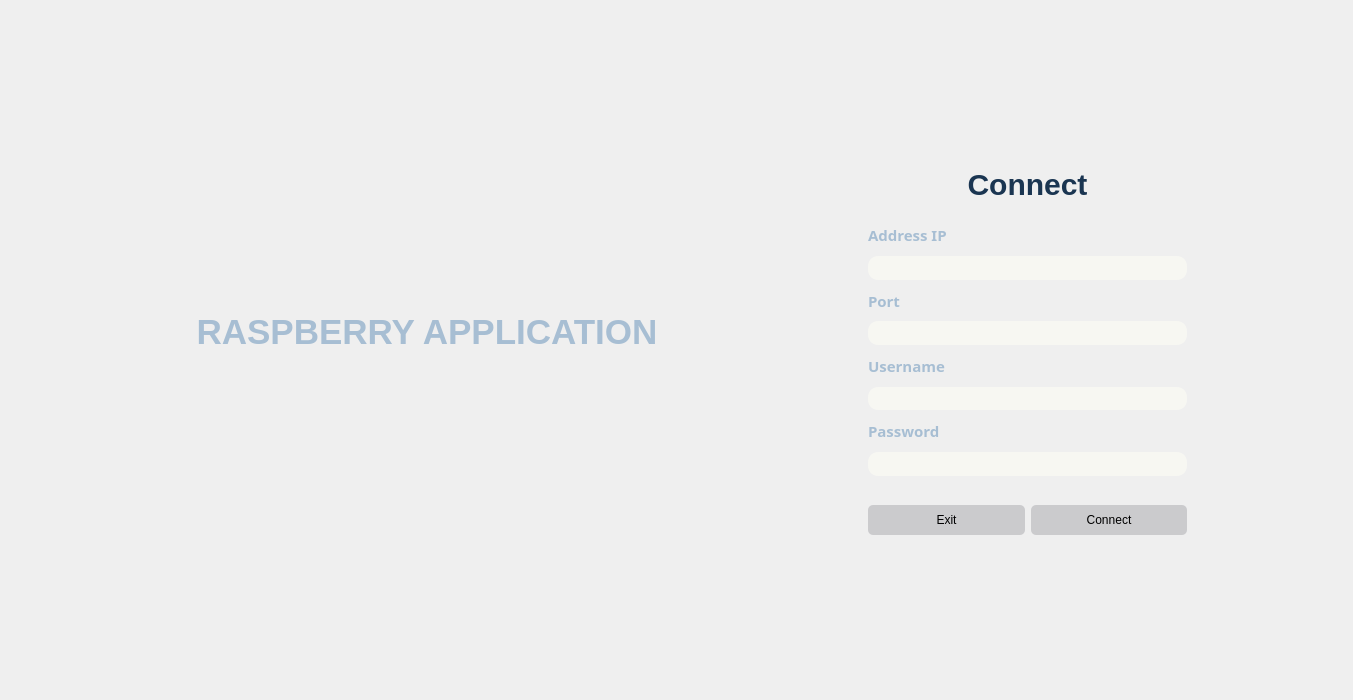
<?xml version="1.0" encoding="UTF-8"?>
<ui version="4.0">
 <class>Form</class>
 <widget class="QWidget" name="Form">
  <property name="geometry">
   <rect>
    <x>0</x>
    <y>0</y>
    <width>1353</width>
    <height>700</height>
   </rect>
  </property>
  <property name="windowTitle">
   <string>Form</string>
  </property>
  <property name="styleSheet">
   <string notr="true">/*Set style for app title widget*/
#titleWidget{
	background-image: url(:/Img/img/final1.jpg);
	border-bottom-left-radius: 20px;
	border-top-left-radius: 20px;
}

#titleWidget QLabel{
	color: #A7BED3;
	font-family: &quot;Stencil&quot;
}

#titleLabel1{
	font-size: 35px;
	font-weight: bold;
}

/*Set style for function widget*/
#funcWidget {
	background-image: url(:/Img/img/123.jpg);
	border-top-right-radius: 20px;
	border-bottom-right-radius: 20px;
	border-top: 2px soild #343434;
	border-right: 2px soild #343434;
	border-bottom: 2px soild #343434;
}

/*Set style for login label and register label in function widget*/
#LoginLabel, #RegisLabel{
	color: #A7BED3;
	font-size: 30px;
}

/*Set style for all the QLabel in function widget*/
#funcWidget QLabel{
	color: #A7BED3;
	font-family: &quot;Stencil&quot;;
	font-size: 15px;
	font-weight: bold;
}

/*Set style for all the buttons in function widget*/
#funcWidget QLineEdit{
	border: 1px soild #E4E6C3;
	padding: 5px 10px;
	background-color: #F7F7F2 ;
	font-size:15px;
	border-radius: 10px
}

#funcWidget QLineEdit:focus{
	border-color: #F7F7F2
}

/*Set style for all the buttons in function widget*/
#funcWidget QPushButton{
	border-radius: 5px;
	background-color:#CBCBCD
}

#funcWidget QPushButton:pressed{
	padding-left: 10px;
}

/*Set style for long and creat device button in function widget */
#LoginButton:hover, #LoginButton:pressed, #AddButton:hover, #AddButton:pressed{
	background-color: #00A8B8;
}
#CreateButton:hover, #CreateButton:pressed{
	background-color: #00CC9C;
}
#ExitButton:hover, #ExitButton:pressed{
	background-color: #FF7733;
}
#BackButton:hover, #BackButton:pressed{
	background-color: #00B4F5;
}</string>
  </property>
  <layout class="QGridLayout" name="gridLayout">
   <property name="leftMargin">
    <number>0</number>
   </property>
   <property name="topMargin">
    <number>0</number>
   </property>
   <property name="rightMargin">
    <number>0</number>
   </property>
   <property name="spacing">
    <number>0</number>
   </property>
   <item row="0" column="2" rowspan="2">
    <widget class="QStackedWidget" name="funcWidget">
     <property name="minimumSize">
      <size>
       <width>500</width>
       <height>500</height>
      </size>
     </property>
     <property name="maximumSize">
      <size>
       <width>500</width>
       <height>500</height>
      </size>
     </property>
     <property name="currentIndex">
      <number>0</number>
     </property>
     <widget class="QWidget" name="page_2">
      <layout class="QGridLayout" name="gridLayout_2">
       <item row="0" column="1">
        <spacer name="verticalSpacer_6">
         <property name="orientation">
          <enum>Qt::Vertical</enum>
         </property>
         <property name="sizeHint" stdset="0">
          <size>
           <width>20</width>
           <height>57</height>
          </size>
         </property>
        </spacer>
       </item>
       <item row="2" column="1">
        <layout class="QVBoxLayout" name="verticalLayout_3">
         <item>
          <widget class="QLabel" name="NameLabel1">
           <property name="minimumSize">
            <size>
             <width>317</width>
             <height>30</height>
            </size>
           </property>
           <property name="font">
            <font>
             <family>Stencil</family>
             <pointsize>-1</pointsize>
             <bold>true</bold>
            </font>
           </property>
           <property name="text">
            <string>Address IP</string>
           </property>
          </widget>
         </item>
         <item>
          <widget class="QLineEdit" name="NameDevice1">
           <property name="minimumSize">
            <size>
             <width>317</width>
             <height>22</height>
            </size>
           </property>
           <property name="clearButtonEnabled">
            <bool>true</bool>
           </property>
          </widget>
         </item>
        </layout>
       </item>
       <item row="5" column="1">
        <layout class="QVBoxLayout" name="verticalLayout_10">
         <item>
          <widget class="QLabel" name="NameLabel1_4">
           <property name="minimumSize">
            <size>
             <width>317</width>
             <height>30</height>
            </size>
           </property>
           <property name="font">
            <font>
             <family>Stencil</family>
             <pointsize>-1</pointsize>
             <bold>true</bold>
            </font>
           </property>
           <property name="text">
            <string>Password</string>
           </property>
          </widget>
         </item>
         <item>
          <widget class="QLineEdit" name="password_txt">
           <property name="minimumSize">
            <size>
             <width>317</width>
             <height>22</height>
            </size>
           </property>
           <property name="echoMode">
            <enum>QLineEdit::Password</enum>
           </property>
           <property name="clearButtonEnabled">
            <bool>true</bool>
           </property>
          </widget>
         </item>
        </layout>
       </item>
       <item row="4" column="1">
        <layout class="QVBoxLayout" name="verticalLayout_9">
         <item>
          <widget class="QLabel" name="NameLabel1_3">
           <property name="minimumSize">
            <size>
             <width>317</width>
             <height>30</height>
            </size>
           </property>
           <property name="font">
            <font>
             <family>Stencil</family>
             <pointsize>-1</pointsize>
             <bold>true</bold>
            </font>
           </property>
           <property name="text">
            <string>Username</string>
           </property>
          </widget>
         </item>
         <item>
          <widget class="QLineEdit" name="username_txt">
           <property name="minimumSize">
            <size>
             <width>317</width>
             <height>22</height>
            </size>
           </property>
           <property name="clearButtonEnabled">
            <bool>true</bool>
           </property>
          </widget>
         </item>
        </layout>
       </item>
       <item row="7" column="1">
        <layout class="QHBoxLayout" name="horizontalLayout">
         <item>
          <widget class="QPushButton" name="ExitButton">
           <property name="minimumSize">
            <size>
             <width>102</width>
             <height>30</height>
            </size>
           </property>
           <property name="text">
            <string>Exit</string>
           </property>
           <property name="icon">
            <iconset resource="../../DemoPyQt_Backup/static/resource.qrc">
             <normaloff>:/Img/icons/close_10263254.png</normaloff>:/Img/icons/close_10263254.png</iconset>
           </property>
          </widget>
         </item>
         <item>
          <widget class="QPushButton" name="LoginButton">
           <property name="minimumSize">
            <size>
             <width>102</width>
             <height>30</height>
            </size>
           </property>
           <property name="text">
            <string>Connect</string>
           </property>
           <property name="icon">
            <iconset resource="../../DemoPyQt_Backup/static/resource.qrc">
             <normaloff>:/Img/icons/arrow-right-to-bracket-solid.svg</normaloff>:/Img/icons/arrow-right-to-bracket-solid.svg</iconset>
           </property>
          </widget>
         </item>
        </layout>
       </item>
       <item row="8" column="1">
        <spacer name="verticalSpacer_5">
         <property name="orientation">
          <enum>Qt::Vertical</enum>
         </property>
         <property name="sizeHint" stdset="0">
          <size>
           <width>20</width>
           <height>56</height>
          </size>
         </property>
        </spacer>
       </item>
       <item row="1" column="0" rowspan="2">
        <spacer name="horizontalSpacer_5">
         <property name="orientation">
          <enum>Qt::Horizontal</enum>
         </property>
         <property name="sizeHint" stdset="0">
          <size>
           <width>72</width>
           <height>20</height>
          </size>
         </property>
        </spacer>
       </item>
       <item row="3" column="1">
        <layout class="QVBoxLayout" name="verticalLayout_4">
         <item>
          <widget class="QLabel" name="IPLabel1">
           <property name="minimumSize">
            <size>
             <width>317</width>
             <height>29</height>
            </size>
           </property>
           <property name="font">
            <font>
             <family>Stencil</family>
             <pointsize>-1</pointsize>
             <bold>true</bold>
            </font>
           </property>
           <property name="text">
            <string>Port</string>
           </property>
          </widget>
         </item>
         <item>
          <widget class="QLineEdit" name="IPDevice1">
           <property name="minimumSize">
            <size>
             <width>317</width>
             <height>22</height>
            </size>
           </property>
           <property name="echoMode">
            <enum>QLineEdit::Normal</enum>
           </property>
           <property name="clearButtonEnabled">
            <bool>true</bool>
           </property>
          </widget>
         </item>
        </layout>
       </item>
       <item row="1" column="1">
        <widget class="QLabel" name="LoginLabel">
         <property name="minimumSize">
          <size>
           <width>319</width>
           <height>60</height>
          </size>
         </property>
         <property name="styleSheet">
          <string notr="true">#LoginLabel{
	font-size: 30px;
	color: #1A3551
}</string>
         </property>
         <property name="text">
          <string>Connect</string>
         </property>
         <property name="alignment">
          <set>Qt::AlignCenter</set>
         </property>
        </widget>
       </item>
       <item row="1" column="2" rowspan="2">
        <spacer name="horizontalSpacer_6">
         <property name="orientation">
          <enum>Qt::Horizontal</enum>
         </property>
         <property name="sizeHint" stdset="0">
          <size>
           <width>71</width>
           <height>20</height>
          </size>
         </property>
        </spacer>
       </item>
       <item row="6" column="1">
        <widget class="QLabel" name="label">
         <property name="text">
          <string/>
         </property>
        </widget>
       </item>
      </layout>
     </widget>
    </widget>
   </item>
   <item row="0" column="1" rowspan="2">
    <widget class="QWidget" name="titleWidget" native="true">
     <property name="minimumSize">
      <size>
       <width>700</width>
       <height>500</height>
      </size>
     </property>
     <property name="maximumSize">
      <size>
       <width>700</width>
       <height>500</height>
      </size>
     </property>
     <property name="layoutDirection">
      <enum>Qt::LeftToRight</enum>
     </property>
     <property name="styleSheet">
      <string notr="true"/>
     </property>
     <layout class="QVBoxLayout" name="verticalLayout_2">
      <property name="spacing">
       <number>0</number>
      </property>
      <property name="sizeConstraint">
       <enum>QLayout::SetNoConstraint</enum>
      </property>
      <property name="leftMargin">
       <number>0</number>
      </property>
      <property name="topMargin">
       <number>0</number>
      </property>
      <property name="rightMargin">
       <number>0</number>
      </property>
      <property name="bottomMargin">
       <number>0</number>
      </property>
      <item>
       <spacer name="verticalSpacer">
        <property name="orientation">
         <enum>Qt::Vertical</enum>
        </property>
        <property name="sizeHint" stdset="0">
         <size>
          <width>20</width>
          <height>213</height>
         </size>
        </property>
       </spacer>
      </item>
      <item>
       <layout class="QVBoxLayout" name="verticalLayout">
        <property name="spacing">
         <number>0</number>
        </property>
        <property name="bottomMargin">
         <number>25</number>
        </property>
        <item>
         <widget class="QLabel" name="titleLabel1">
          <property name="layoutDirection">
           <enum>Qt::LeftToRight</enum>
          </property>
          <property name="text">
           <string>RASPBERRY APPLICATION</string>
          </property>
          <property name="alignment">
           <set>Qt::AlignCenter</set>
          </property>
         </widget>
        </item>
       </layout>
      </item>
      <item>
       <spacer name="verticalSpacer_2">
        <property name="orientation">
         <enum>Qt::Vertical</enum>
        </property>
        <property name="sizeHint" stdset="0">
         <size>
          <width>20</width>
          <height>213</height>
         </size>
        </property>
       </spacer>
      </item>
     </layout>
    </widget>
   </item>
   <item row="0" column="0" rowspan="2">
    <spacer name="horizontalSpacer">
     <property name="orientation">
      <enum>Qt::Horizontal</enum>
     </property>
     <property name="sizeHint" stdset="0">
      <size>
       <width>58</width>
       <height>688</height>
      </size>
     </property>
    </spacer>
   </item>
   <item row="0" column="3" rowspan="2">
    <spacer name="horizontalSpacer_2">
     <property name="orientation">
      <enum>Qt::Horizontal</enum>
     </property>
     <property name="sizeHint" stdset="0">
      <size>
       <width>58</width>
       <height>688</height>
      </size>
     </property>
    </spacer>
   </item>
  </layout>
 </widget>
 <resources>
  <include location="../static/res.qrc"/>
  <include location="../../DemoPyQt_Backup/static/resource.qrc"/>
 </resources>
 <connections/>
</ui>
